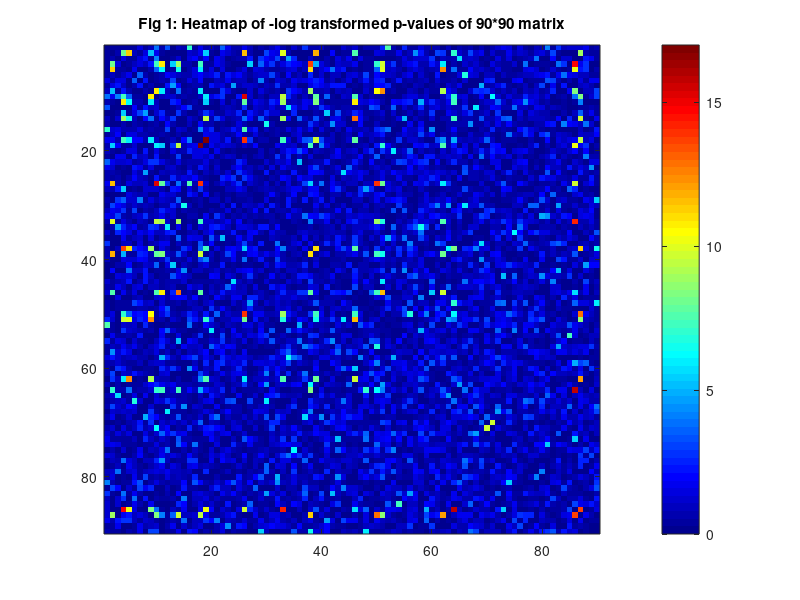

Here is the MATLAB script that generated this plot: (Note: this script raises an error after producing the figure.)
%% GLEN network detection and testing
% Network object oriented statistics method is a new appraoch to detect and
% test hidden phenotype related connectivity patterns at the "network"
% level. 
    %% Step 1: Community detection
    
    load('data.mat') 
    % load the connectivity data for 60 subjects which include 30 cases and
    % 30 matched controls. The first 90 AAL regions are used, and there are 4005 (90*(90-1)/2) edges
    % for each subject. Each edge is continuous metric/number, e.g. Fisher's Z transformed correlation coefficients.
    
    %Step 1.1 two sample test on each edge
   
    [h1,p1]=ttest2(casedata_cor,ctrldata_cor); % here we simply use t-tests, but nonparametric tests could be used as well. 
    %p1 is a vector of testing p-values
     
    W1=squareform(-log(p1)); % -log tranfom of p-values, thus a larger value indicates more group-wise difference.
     
    % Input data:the heatmap of the input data is shown beneath the code
    imagesc(W1);colormap jet;colorbar;
    title('Fig 1: Heatmap of -log transformed p-values of 90*90 matrix');
    snapnow;
    
    % As comparison, we show the FDR multiple test adjustment result 
    [FDR, Q] = mafdr(p1);
    p1_fdr=p1;
    p1_fdr(Q>0.05)=1;
    
    W1_fdr=squareform(-log(p1_fdr));
    imagesc(W1_fdr);colormap jet;colorbar;
     title('Fig 2:FDR results: heatmap of -log transformed p-values and only suprathreshold edges are kept');
    snapnow;
    % The non-zero (not blue) points show differentially expressed
    % connectivity edges by using FDR, and we note the results are
    % scattered and show not topological pattern.
   
    % Step 1.2 Rather than using FDR, we aim to detect hidden disease related commuity subnetworks 
    
    
    
    % SICERS is a function aims detects the hidden comuunity subnetworks, 
    
     
    [Cindx,CID,Clist]=SICERS_A(squareform(W1),0.05,0,10);
    %Detected structure
    imagesc(W1(Clist,Clist));colormap jet;colorbar;
    title('Fig 3:Community subnetwork in the heatmap');
    snapnow     %Detected community shown
    % Note this figure only shuffles node order of the first figure
    %
    %% Step 2: Testing community subnetwork
    % The figure below shows the community detected by the SICERS_A function,
    % and this part uses group label permutation test to test the
    % significance of the community. The output P_SICERS shows the
    % significance.
    [signodeGEP,GEPstat,P_SICERS]=GLP_newstats_testonly(casedata_cor',ctrldata_cor',Cindx,CID,100);
    P_SICERS
    
   
    %% Step 3: Refine detected community subnetwork, (refined topological structure)
    % Given that the community detected in the previous part is
    % significant(P_SICERS<0.05), we further check if there exist any
    % K-partite structure in it. The figure below shows the structure we
    % detected.
    W1_comm=W1(signodeGEP{1,1},signodeGEP{1,1});        %If the first community has k-partite structure
    [Cindx_kpar,CID_kpar,Clist_kpar,T]=kpartite(squareform(W1_comm),0.05,0,10);
    figure;imagesc(W1_comm(Clist_kpar,Clist_kpar))  %Kpartite in community shown
    %
    W1_reorder=W1(Clist,Clist);
    comm_size=length(find(Cindx==CID(1)));
    W1_reorder(1:comm_size,1:comm_size)=W1_comm(Clist_kpar,Clist_kpar);
    imagesc(W1_reorder);colormap jet;colorbar;
    title('Fig 4: K-partite subnetwork in the heatmap');
    snapnow     %Detected community shown
    % Note this figure only shuffles node order of the first figure
    snapnow;                     
    %Kpartite in overall structure
    %
    %% Step 4: Tesing refined topological structure
    % KPGD algorithm is applied here to test the significance of the
    % refined topology (here, k-partite for example) we find in the first section, and P_KPGD shows its
    % signficance.
    sig_network=W1(signodeGEP{1,1},signodeGEP{1,1});
    signode_mark=squareform(zeros(size(casedata_cor,2),1));
    signode_mark(signodeGEP{1,1},signodeGEP{1,1})=1;
    for i=1:length(signodeGEP{1,1})
        signode_mark(signodeGEP{1,1}(i),signodeGEP{1,1}(i))=0;
    end
    signode_mark=squareform(signode_mark);
    %
    sigedge_case=casedata_cor(:,signode_mark==1);
    sigedge_ctrl=ctrldata_cor(:,signode_mark==1);
    %
    [sigKPGD,GLPKPGD,P_KPGD]=GEP_KPGD_testonly(sigedge_case',sigedge_ctrl',Cindx_kpar,CID_kpar,0.05,100);
    P_KPGD
    %p-value<0.01, that indicates that k-partite topological structure is valid (within the community structure) 
    
    %% Summary: we detected a hidden disease related subnetwork with oraganized topological structure (k-partite).
    %The statistical tests are performed at the network level to provide
    %formal statistical testing inference on the detected hidden and
    %differentially expressed connectivity subnetworks.
    